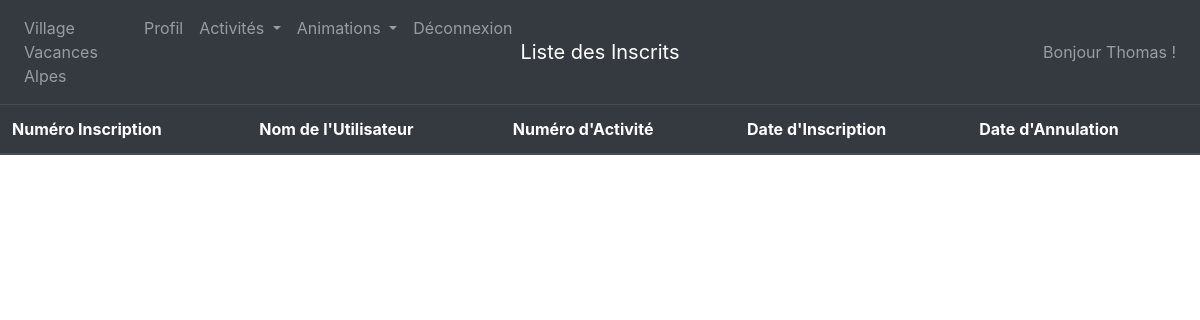
The page /index.php?page=vueInscription (signed in) on the database as committed earlier.
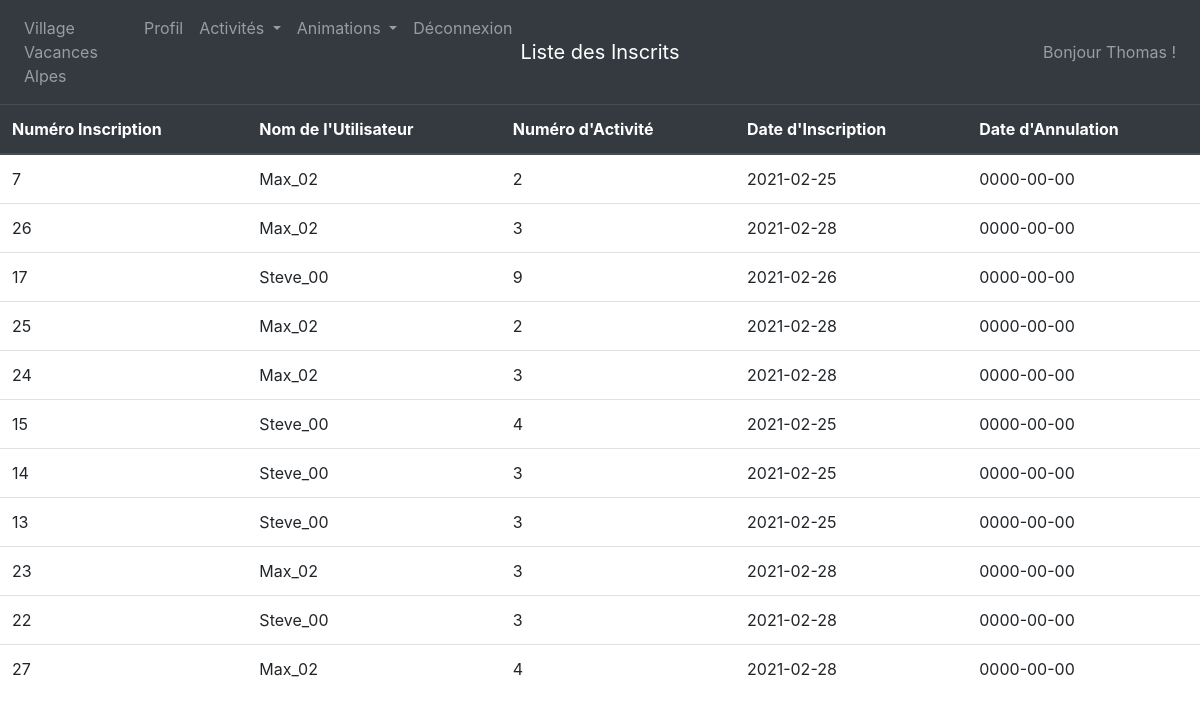
The same page on the database as committed later.
### tables this page shows
CREATE TABLE IF NOT EXISTS `inscription` (
  `NOINSCRIP` bigint(6) NOT NULL AUTO_INCREMENT,
  `USER` char(8) NOT NULL,
  `NOACT` int(4) NOT NULL,
  `DATEINSCRIP` date DEFAULT NULL,
  `DATEANNULE` date DEFAULT NULL,
  PRIMARY KEY (`NOINSCRIP`),
  KEY `I_FK_INSCRIPTION_COMPTE` (`USER`),
  KEY `I_FK_INSCRIPTION_ACTIVITE` (`NOACT`)
);

### fonctions/inscriptionall.php (called while the page is built, shortened)
<?php
function getInscription() {
    $con = mysqli_connect("localhost","root" ,"", "gacti");
    $req =
    '
    SELECT *
    FROM inscription
    WHERE inscription.DATEANNULE = "0000-00-00"';
    $res = mysqli_query($con, $req);
    $inscription = [];
    while($ligne = mysqli_fetch_assoc($res))
      array_push($inscription, $ligne);
    return $inscription;
}

### vue/inscription/vueInscription.php (the view, shortened to what this page needs)
<nav class="navbar navbar-expand-lg navbar-dark navbar-light bg-dark">
  <div class="navbar-collapse collapse w-100 order-1 order-md-0 dual-collapse2">
    <ul class="navbar-nav mr-auto">
		<a class="nav-item nav-link" href="index.php?page=accueil">Village Vacances Alpes </a>
		<?php
		if ($_SESSION["TYPEPROFIL"] === 'EN')
		{
			echo '<a class="nav-item nav-link" href="index.php?page=userProfilAdmin">Profil</a>';
		}
		else
		{
			echo '<a class="nav-item nav-link" href="index.php?page=userProfilUser">Profil</a>';
		}
		 ?>
		 <li class="nav-item dropdown">
			 <a class="nav-link dropdown-toggle" href="#" id="navbarDropdownMenuLink" data-toggle="dropdown" > Activités </a>
		</li>
		<li class="nav-item dropdown">
			<a class="nav-link dropdown-toggle" href="#" id="navbarDropdownMenuLink" data-toggle="dropdown"> Animations </a>
		</li>
		<a class="nav-item nav-link" href="index.php?page=deconnexion">Déconnexion</a>
	</div>
	<div class="mx-auto order-0">
		<a class="navbar-brand mx-auto" href="#">Liste des Inscrits</a>
	</div>
	<div class="navbar-collapse collapse w-100 order-3">
		<ul class="navbar-nav ml-auto">
			<li class="nav-item">
				<a class="nav-link">Bonjour <?=$_SESSION['NOMCOMPTE']?> !</a>
			</li>
		</ul>
	</div>
</nav>
<table class="table">
	<thead class="thead-dark">
    <tr>
      <th scope="col">Numéro Inscription</th>
      <th scope="col">Nom de l'Utilisateur</th>
      <th scope="col">Numéro d'Activité</th>
      <th scope="col">Date d'Inscription</th>
			<th scope="col">Date d'Annulation</th>
	</thead>
      <?php
			include_once('././fonctions/inscriptionall.php');
			$inscription = getInscription();
			for($inscri = 0; $inscri < count($inscription); $inscri++)
			{
				echo "<tr>";
				foreach($inscription[$inscri] as $key => $value)
					echo "<td>".$value."</td>";
					echo "</tr>";
			}
			?>
</table>

### index.php (shortened to what this page needs)
<?php
if(!empty($_GET['page'])) {
    switch($_GET['page']) {
        case 'vueInscription':
        include('vue/inscription/vueInscription.php');
        break;
    }
} else {
    header('Location: index.php?page=accueil');
}

Rows that differ between the two databases and show on the page:
added inscription: NOINSCRIP "7", USER "Max_02", NOACT "2", DATEINSCRIP "2021-02-25", DATEANNULE "0000-00-00"
added inscription: NOINSCRIP "26", USER "Max_02", NOACT "3", DATEINSCRIP "2021-02-28", DATEANNULE "0000-00-00"
added inscription: NOINSCRIP "17", USER "Steve_00", NOACT "9", DATEINSCRIP "2021-02-26", DATEANNULE "0000-00-00"
added inscription: NOINSCRIP "25", USER "Max_02", NOACT "2", DATEINSCRIP "2021-02-28", DATEANNULE "0000-00-00"
added inscription: NOINSCRIP "24", USER "Max_02", NOACT "3", DATEINSCRIP "2021-02-28", DATEANNULE "0000-00-00"
added inscription: NOINSCRIP "15", USER "Steve_00", NOACT "4", DATEINSCRIP "2021-02-25", DATEANNULE "0000-00-00"
added inscription: NOINSCRIP "14", USER "Steve_00", NOACT "3", DATEINSCRIP "2021-02-25", DATEANNULE "0000-00-00"
added inscription: NOINSCRIP "13", USER "Steve_00", NOACT "3", DATEINSCRIP "2021-02-25", DATEANNULE "0000-00-00"
added inscription: NOINSCRIP "23", USER "Max_02", NOACT "3", DATEINSCRIP "2021-02-28", DATEANNULE "0000-00-00"
added inscription: NOINSCRIP "22", USER "Steve_00", NOACT "3", DATEINSCRIP "2021-02-28", DATEANNULE "0000-00-00"
added inscription: NOINSCRIP "27", USER "Max_02", NOACT "4", DATEINSCRIP "2021-02-28", DATEANNULE "0000-00-00"
